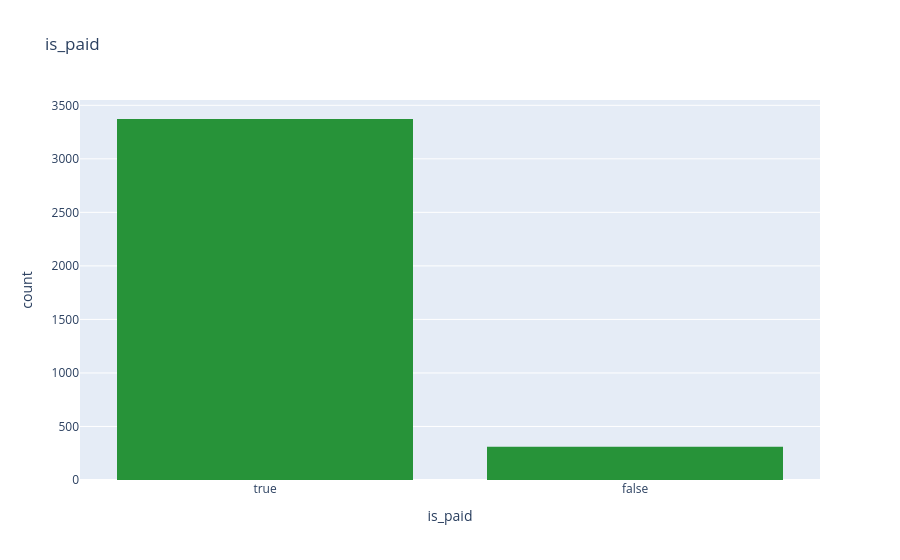
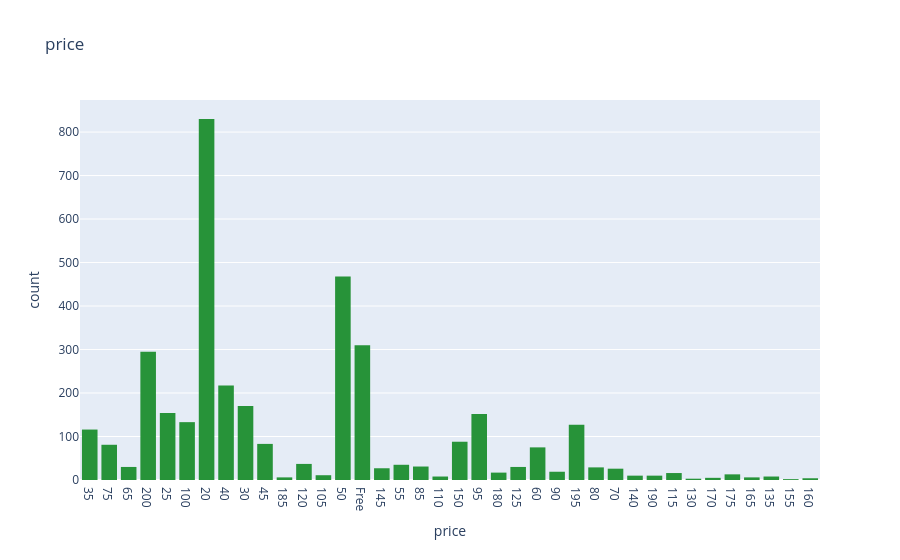
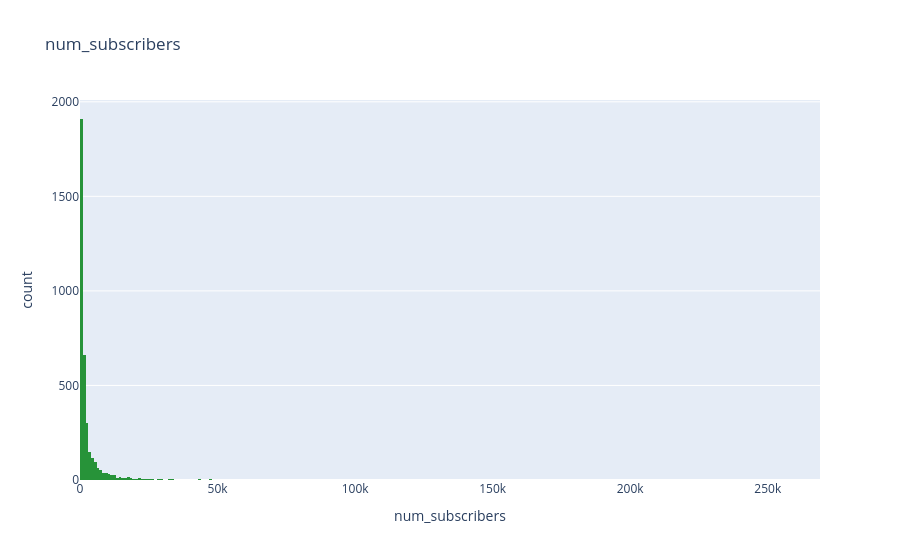
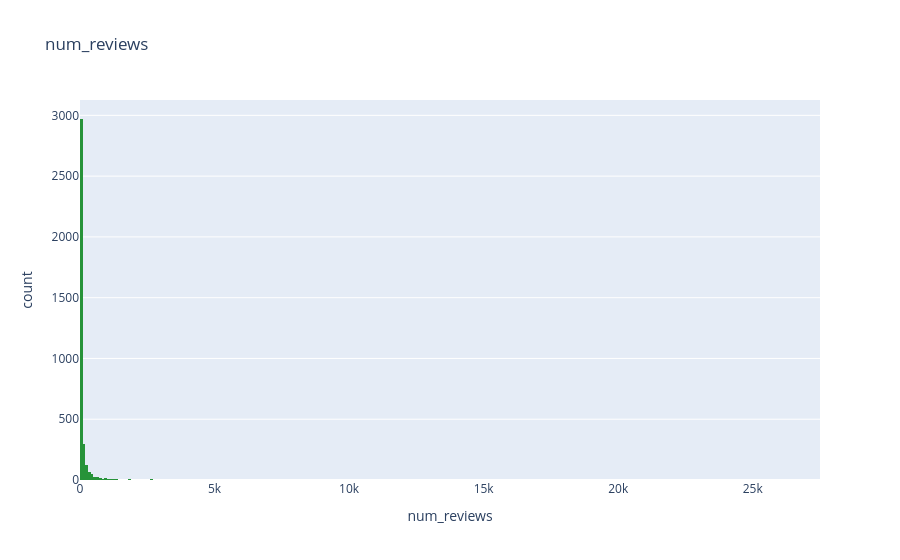

Notebook code cell kept with these figures, in order:
### Markdown cell above
## Univariate analysis

### Code cell
for col in df.columns:
    if col =='course_title' or col=='course_id':
        continue
    else:
        fig = px.histogram(data_frame= df, x= col,color_discrete_sequence=["#279339"] ,title= col)
        fig.show()

### Figure 1 — Plotly figure (JSON) as saved in the notebook; plotly's stock layout.template omitted (floating-point values rounded to 4 significant figures; data arrays with more than 128 entries replaced by an {"elided": "..."} marker saying what was removed)
{"data": [{"bingroup": "x", "hovertemplate": "is_paid=%{x}<br>count=%{y}<extra></extra>", "legendgroup": "", "marker": {"color": "#279339", "pattern": {"shape": ""}}, "name": "", "orientation": "v", "showlegend": false, "type": "histogram", "x": {"elided": "3682 bool values"}, "xaxis": "x", "yaxis": "y"}], "layout": {"barmode": "relative", "legend": {"tracegroupgap": 0}, "title": {"text": "is_paid"}, "xaxis": {"anchor": "y", "domain": [0, 1], "title": {"text": "is_paid"}}, "yaxis": {"anchor": "x", "domain": [0, 1], "title": {"text": "count"}}}}

### Figure 2 — Plotly figure (JSON) as saved in the notebook; plotly's stock layout.template omitted (floating-point values rounded to 4 significant figures; data arrays with more than 128 entries replaced by an {"elided": "..."} marker saying what was removed)
{"data": [{"bingroup": "x", "hovertemplate": "price=%{x}<br>count=%{y}<extra></extra>", "legendgroup": "", "marker": {"color": "#279339", "pattern": {"shape": ""}}, "name": "", "orientation": "v", "showlegend": false, "type": "histogram", "x": {"elided": "3682 str values"}, "xaxis": "x", "yaxis": "y"}], "layout": {"barmode": "relative", "legend": {"tracegroupgap": 0}, "title": {"text": "price"}, "xaxis": {"anchor": "y", "domain": [0, 1], "title": {"text": "price"}}, "yaxis": {"anchor": "x", "domain": [0, 1], "title": {"text": "count"}}}}

### Figure 3 — Plotly figure (JSON) as saved in the notebook; plotly's stock layout.template omitted (floating-point values rounded to 4 significant figures; data arrays with more than 128 entries replaced by an {"elided": "..."} marker saying what was removed)
{"data": [{"bingroup": "x", "hovertemplate": "num_subscribers=%{x}<br>count=%{y}<extra></extra>", "legendgroup": "", "marker": {"color": "#279339", "pattern": {"shape": ""}}, "name": "", "orientation": "v", "showlegend": false, "type": "histogram", "x": {"elided": "3682 int values"}, "xaxis": "x", "yaxis": "y"}], "layout": {"barmode": "relative", "legend": {"tracegroupgap": 0}, "title": {"text": "num_subscribers"}, "xaxis": {"anchor": "y", "domain": [0, 1], "title": {"text": "num_subscribers"}}, "yaxis": {"anchor": "x", "domain": [0, 1], "title": {"text": "count"}}}}

### Figure 4 — Plotly figure (JSON) as saved in the notebook; plotly's stock layout.template omitted (floating-point values rounded to 4 significant figures; data arrays with more than 128 entries replaced by an {"elided": "..."} marker saying what was removed)
{"data": [{"bingroup": "x", "hovertemplate": "num_reviews=%{x}<br>count=%{y}<extra></extra>", "legendgroup": "", "marker": {"color": "#279339", "pattern": {"shape": ""}}, "name": "", "orientation": "v", "showlegend": false, "type": "histogram", "x": {"elided": "3682 int values"}, "xaxis": "x", "yaxis": "y"}], "layout": {"barmode": "relative", "legend": {"tracegroupgap": 0}, "title": {"text": "num_reviews"}, "xaxis": {"anchor": "y", "domain": [0, 1], "title": {"text": "num_reviews"}}, "yaxis": {"anchor": "x", "domain": [0, 1], "title": {"text": "count"}}}}
